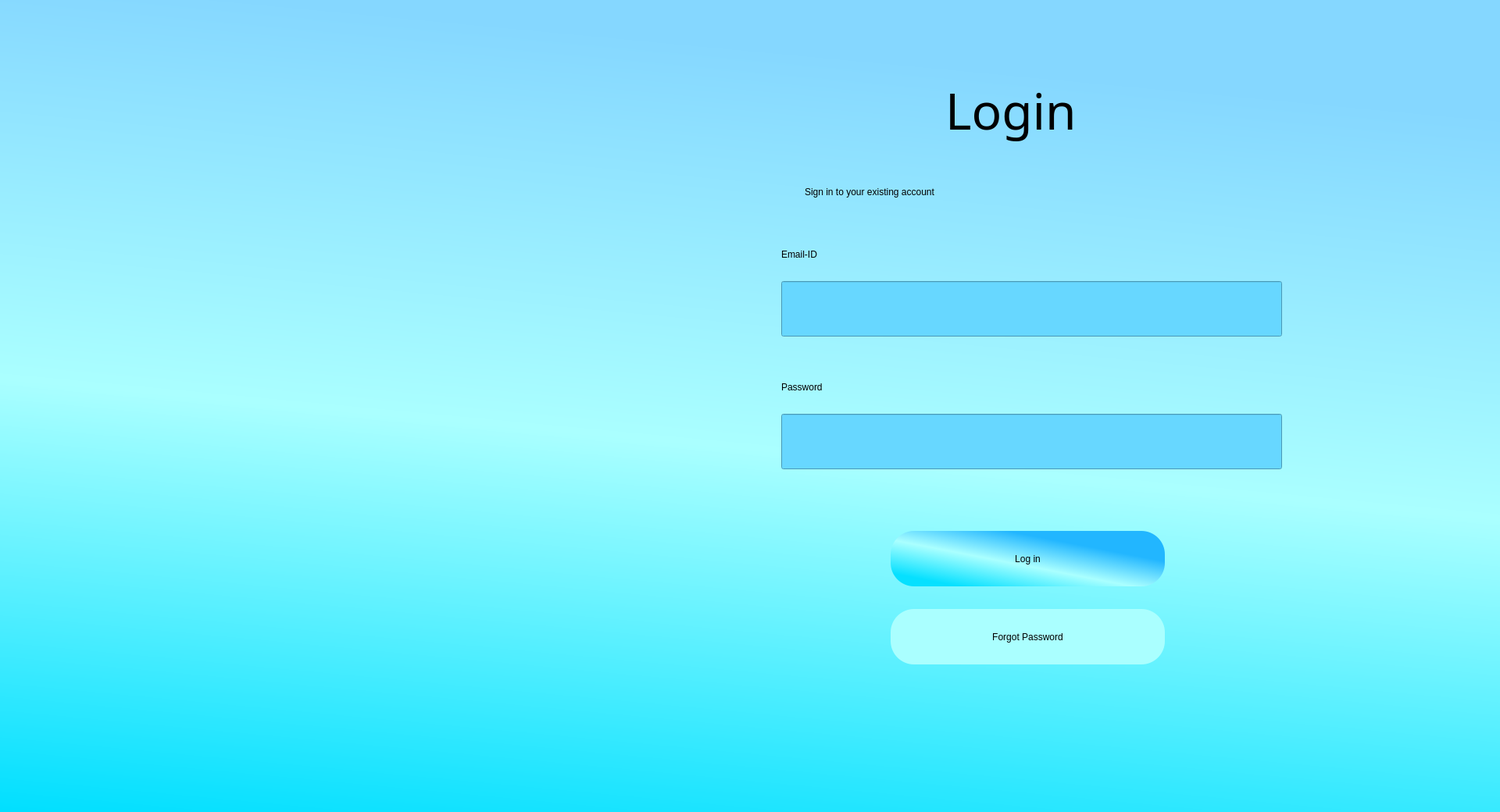
<?xml version="1.0" encoding="UTF-8"?>
<ui version="4.0">
 <class>Dialog</class>
 <widget class="QDialog" name="Dialog">
  <property name="geometry">
   <rect>
    <x>0</x>
    <y>0</y>
    <width>1920</width>
    <height>1040</height>
   </rect>
  </property>
  <property name="windowTitle">
   <string>Dialog</string>
  </property>
  <widget class="QWidget" name="widget" native="true">
   <property name="geometry">
    <rect>
     <x>0</x>
     <y>0</y>
     <width>1920</width>
     <height>1040</height>
    </rect>
   </property>
   <property name="styleSheet">
    <string notr="true">QWidget#widget{
background-color:qlineargradient(spread:pad, x1:0, y1:1, x2:0.174, y2:0, stop:0 rgba(0, 223, 255, 255), stop:0.517413 rgba(170, 255, 255, 255), stop:1 rgba(133, 215, 255, 255));}</string>
   </property>
   <widget class="QLabel" name="loginlbl">
    <property name="geometry">
     <rect>
      <x>1210</x>
      <y>70</y>
      <width>401</width>
      <height>141</height>
     </rect>
    </property>
    <property name="font">
     <font>
      <family>Lucida Calligraphy</family>
      <pointsize>48</pointsize>
      <weight>50</weight>
      <italic>false</italic>
      <bold>false</bold>
     </font>
    </property>
    <property name="styleSheet">
     <string notr="true">font: 48pt &quot;Lucida Calligraphy&quot;;</string>
    </property>
    <property name="text">
     <string>Login</string>
    </property>
   </widget>
   <widget class="QLabel" name="siginlbl">
    <property name="geometry">
     <rect>
      <x>1030</x>
      <y>200</y>
      <width>591</width>
      <height>91</height>
     </rect>
    </property>
    <property name="styleSheet">
     <string notr="true">font: 20pt &quot;Lucida Calligraphy&quot;;</string>
    </property>
    <property name="text">
     <string>Sign in to your existing account</string>
    </property>
   </widget>
   <widget class="QPushButton" name="loginbtn">
    <property name="geometry">
     <rect>
      <x>1140</x>
      <y>680</y>
      <width>351</width>
      <height>71</height>
     </rect>
    </property>
    <property name="styleSheet">
     <string notr="true">QPushButton
{
border-radius:30px;
background-color:qlineargradient(spread:pad, x1:0.203592, y1:0.955, x2:0.786, y2:0.346682, stop:0 rgba(6, 224, 255, 255), stop:0.517413 rgba(170, 255, 255, 255), stop:1 rgba(34, 182, 255, 255));
font: 20pt &quot;Lucida Calligraphy&quot;;
}
QPushButton:hover
{
border-radius:30px;
background-color:qlineargradient(spread:pad, x1:0, y1:1, x2:1, y2:0.102318, stop:0 rgba(6, 24, 255, 255), stop:0.517413 rgba(66, 252, 255, 255), stop:1 rgba(0, 55, 255, 255));
font: 20pt &quot;Lucida Calligraphy&quot;;
}</string>
    </property>
    <property name="text">
     <string>Log in</string>
    </property>
    <property name="default">
     <bool>false</bool>
    </property>
   </widget>
   <widget class="QLineEdit" name="Usernameledit">
    <property name="geometry">
     <rect>
      <x>1000</x>
      <y>360</y>
      <width>641</width>
      <height>71</height>
     </rect>
    </property>
    <property name="styleSheet">
     <string notr="true">QLineEdit{
background-color:rgb(103, 215, 255);
font: 12pt &quot;Lucida Bright&quot;;}
QLineEdit:focus{
border:2px solid #FBAD25;
background-color:rgb(0, 255, 255);
font: 12pt &quot;Lucida Bright&quot;;}</string>
    </property>
    <property name="text">
     <string/>
    </property>
   </widget>
   <widget class="QLineEdit" name="Passwordledit">
    <property name="geometry">
     <rect>
      <x>1000</x>
      <y>530</y>
      <width>641</width>
      <height>71</height>
     </rect>
    </property>
    <property name="styleSheet">
     <string notr="true">QLineEdit{
background-color:rgb(103, 215, 255);
font: 12pt &quot;Lucida Bright&quot;;}
QLineEdit:focus{
border:2px solid #FBAD25;
background-color:rgb(0, 255, 255);
font: 12pt &quot;Lucida Bright&quot;;}</string>
    </property>
   </widget>
   <widget class="QLabel" name="usernamelbl">
    <property name="geometry">
     <rect>
      <x>1000</x>
      <y>310</y>
      <width>181</width>
      <height>31</height>
     </rect>
    </property>
    <property name="styleSheet">
     <string notr="true">font: 16pt &quot;Lucida Calligraphy&quot;;</string>
    </property>
    <property name="text">
     <string>Email-ID</string>
    </property>
   </widget>
   <widget class="QLabel" name="passwordlbl">
    <property name="geometry">
     <rect>
      <x>1000</x>
      <y>480</y>
      <width>181</width>
      <height>31</height>
     </rect>
    </property>
    <property name="styleSheet">
     <string notr="true">font: 16pt &quot;Lucida Calligraphy&quot;;</string>
    </property>
    <property name="text">
     <string>Password</string>
    </property>
   </widget>
   <widget class="QLabel" name="errorlineedt">
    <property name="geometry">
     <rect>
      <x>1000</x>
      <y>610</y>
      <width>481</width>
      <height>51</height>
     </rect>
    </property>
    <property name="styleSheet">
     <string notr="true">font: italic 12pt &quot;Lucida Bright&quot;;color:rgb(244, 55, 58);</string>
    </property>
    <property name="text">
     <string/>
    </property>
   </widget>
   <widget class="QLabel" name="imglbltwo">
    <property name="geometry">
     <rect>
      <x>30</x>
      <y>310</y>
      <width>761</width>
      <height>511</height>
     </rect>
    </property>
    <property name="text">
     <string>&lt;html&gt;&lt;head/&gt;&lt;body&gt;&lt;p&gt;&lt;img src=&quot;:/img/output-onlinepngtools.png&quot;/&gt;&lt;/p&gt;&lt;/body&gt;&lt;/html&gt;</string>
    </property>
   </widget>
   <widget class="QLabel" name="imglbl">
    <property name="geometry">
     <rect>
      <x>580</x>
      <y>40</y>
      <width>331</width>
      <height>331</height>
     </rect>
    </property>
    <property name="text">
     <string>&lt;html&gt;&lt;head/&gt;&lt;body&gt;&lt;p&gt;&lt;img src=&quot;:/img/login-icon-3060.png&quot;/&gt;&lt;/p&gt;&lt;/body&gt;&lt;/html&gt;</string>
    </property>
   </widget>
   <widget class="QPushButton" name="rspass">
    <property name="geometry">
     <rect>
      <x>1140</x>
      <y>780</y>
      <width>351</width>
      <height>71</height>
     </rect>
    </property>
    <property name="styleSheet">
     <string notr="true">QPushButton
{
border-radius:30px;
;
	background-color: rgb(170, 255, 255);
font: 20pt &quot;Lucida Calligraphy&quot;;
}
QPushButton:hover
{
border-radius:30px;
background-color:qlineargradient(spread:pad, x1:0.203592, y1:0.955, x2:0.786, y2:0.346682, stop:0 rgba(6, 224, 255, 255), stop:0.517413 rgba(170, 255, 255, 255), stop:1 rgba(34, 182, 255, 255));
font: 20pt &quot;Lucida Calligraphy&quot;;
}</string>
    </property>
    <property name="text">
     <string>Forgot Password</string>
    </property>
    <property name="default">
     <bool>false</bool>
    </property>
   </widget>
  </widget>
 </widget>
 <resources>
  <include location="../../../anaconda3/Library/bin/abc.qrc"/>
  <include location="images.qrc"/>
 </resources>
 <connections/>
</ui>
